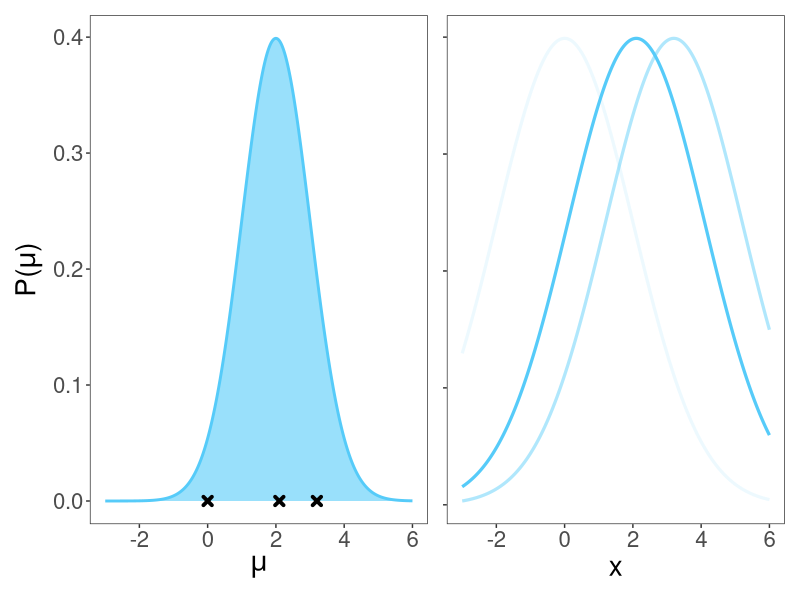
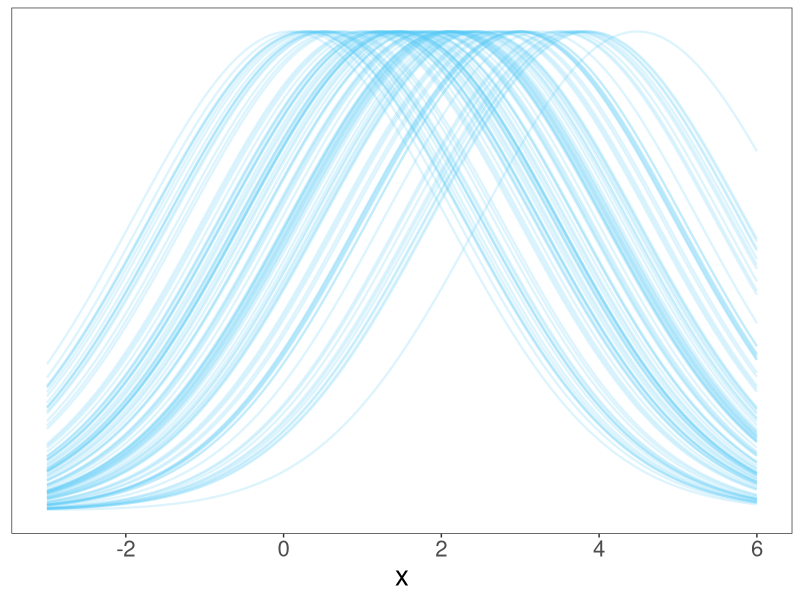
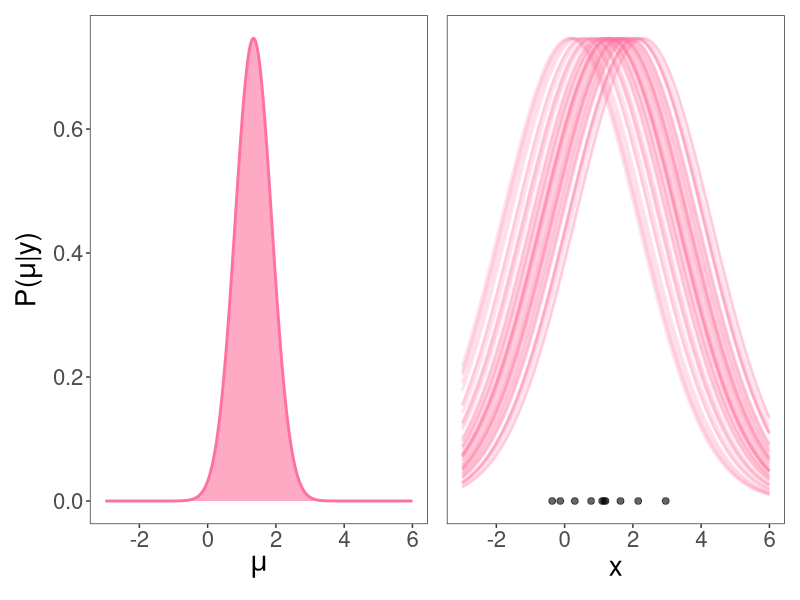
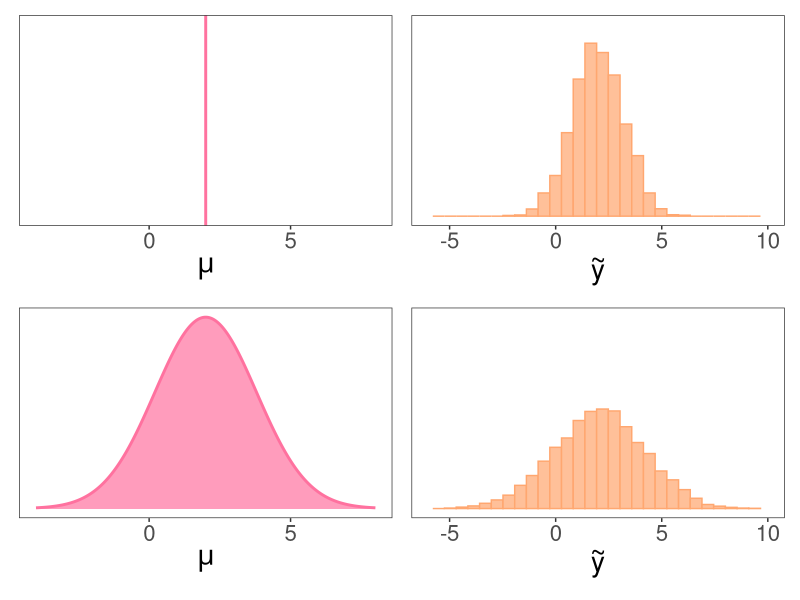
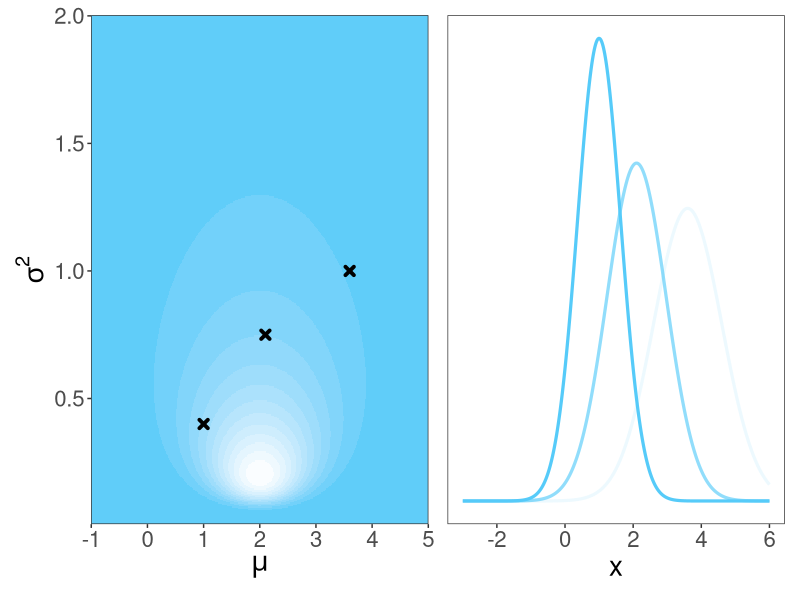
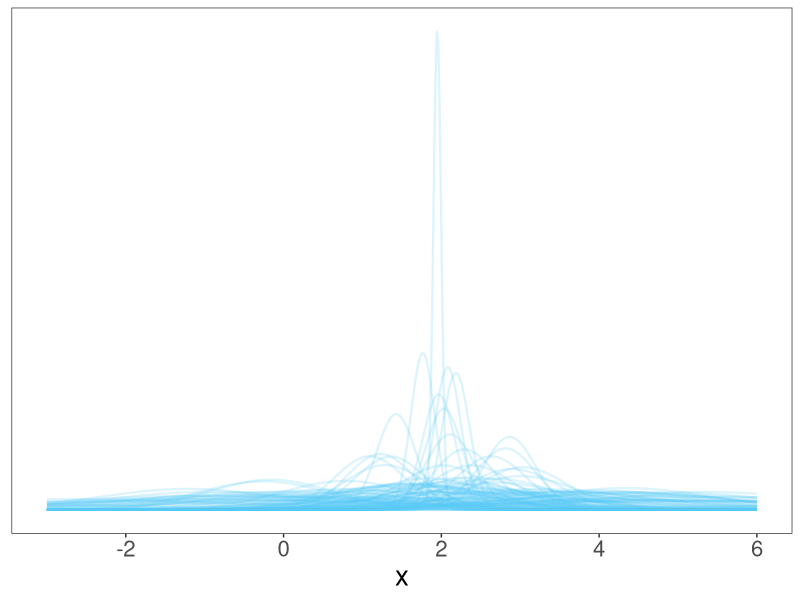
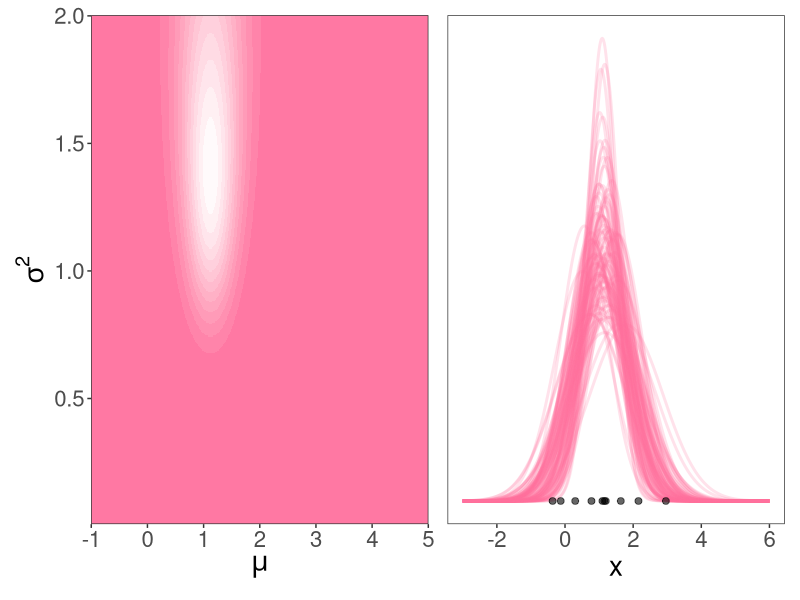

These figures' R source, in order:
## ---- chunk 1
#| echo: false
#| include: false

library(dplyr)
library(tidyr)
library(ggplot2)
library(patchwork)
library(purrr)

theme_set(
  theme_bw() +
  theme(
    legend.position = "none",
    panel.grid = element_blank(),
    #strip.background = element_rect(fill="#ade658"),
    text = element_text(size=20))
  )
## ---- chunk 2
#| echo: false
#| include: false

mu_prior <- 2
sigma_prior <- 1
muestra <- rnorm(10,1.5,1)
y_bar <- mean(muestra)
n <- length(muestra)
sigma <- 2
sigma_likelihood <- sigma/sqrt(n)

# ========== Distribución a priori ==============

posterior_posterior_mu <- (
  mu_prior * (sigma^2 / (n * sigma_prior ^ 2 + sigma ^ 2)) 
  + y_bar * (n * sigma_prior^2 / (n * sigma_prior^2 + sigma ^ 2))
)
posterior_posterior_sigma <- sqrt(sigma_prior^2 * sigma^2 / (n * sigma_prior^2 + sigma^2))

dv <- tibble(
  x = seq(-3, 6, length.out = 500), 
  prior = dnorm(x, mu_prior, sigma_prior),
  likelihood = dnorm(x, y_bar, sigma_likelihood),
  posterior_posterior = dnorm(x, posterior_posterior_mu, posterior_posterior_sigma)
) %>%
  mutate(
    prior = prior,
    likelihood = likelihood,
    posterior_posterior = posterior_posterior,
    posterior_likelihood = likelihood,
    posterior_prior = prior
  )

# posibles valores que puede tomar mu

# en la distribucion a priori
p1 <- ggplot(dv) +
  geom_line(aes(x=x,y=prior),col="#56CBF9",size=1) +
  geom_ribbon(aes(x=x,ymin=0,ymax=prior),fill = "#56CBF9", alpha=0.6) +
  xlab(expression(mu)) +
  ylab(expression("P("*mu*")")) +
  geom_point(data=tibble(x=c(0,2.1,3.2),y=c(0,0,0)),
             aes(x=x,y=y),
             inherit.aes = F,
             shape = "cross",
             stroke=2)

#en los datos
dv2 <- tibble(mu=c(0,2.1,3.2), x=list(dv$x),prob=dnorm(mu,mu_prior,sigma_prior)) %>%
  mutate(y = purrr::map(mu,~dnorm(dv$x,.x,sigma))) %>%
  unnest(cols = c(x,y))

p2 <- ggplot() +
  geom_line(data=dv2,aes(x=x,y=y,group=mu,alpha=prob),size=1.1, col = "#56CBF9") +
  theme(axis.text.y = element_blank(),
        axis.title.y = element_blank())

# posibles distribuciones a priori

p3 <- tibble(mu=rnorm(100,mu_prior,sigma_prior),
       x=list(dv$x)) %>%
  mutate(y = purrr::map(mu,~dnorm(dv$x,.x,sigma))) %>%
  unnest(cols = c(x,y)) %>%
  ggplot() +
  geom_line(aes(x=x,y=y,group=mu),col = "#56CBF9",alpha=0.2,size=0.8) +
  theme(axis.text.y = element_blank(),
        axis.ticks.y = element_blank(),
        axis.title.y = element_blank())

# ========== Distribución a posteriori ==============

# posibles distribuciones a posteriori
p4 <- tibble(mu=rnorm(50,
                mu_prior*(sigma^2/(n*sigma_prior^2+sigma^2)) + y_bar * (n*sigma_prior^2/(n*sigma_prior^2+sigma^2)),
                sqrt(sigma_prior^2*sigma^2/(n*sigma_prior^2+sigma^2))),
       x=list(dv$x)) %>%
  mutate(y = purrr::map(mu,~dnorm(dv$x,.x,sigma))) %>%
  unnest(cols = c(x,y)) %>%
  ggplot() +
  geom_line(aes(x=x,y=y,group=mu),col = "#FF729F",alpha=0.2,size=1) +
  geom_point(data = tibble(x = muestra,
                           y = 0),
             aes(x=x,y=y),
             size=2,
             alpha=0.6) +
  theme(axis.text.y = element_blank(),
        axis.ticks.y = element_blank(),
        axis.title.y = element_blank())


# posterior
p5 <- ggplot(dv) +
  geom_line(aes(x=x,y=posterior_posterior),col="#FF729F",size=1) +
  geom_ribbon(aes(x=x,ymin=0,ymax=posterior_posterior),fill = "#FF729F", alpha=0.6) +
  xlab(expression(mu)) +
  ylab(expression("P("*mu*"|y)"))
## ---- chunk 3
#| warning: false
#| echo: false
#| fig-width: 18
#| fig-height: 6
#| fig-align: center
#| cache: true
p1 + p2 
## ---- chunk 4
  #| warning: false
  #| echo: false
  #| fig-width: 7
  #| fig-height: 6
  #| fig-align: center
  #| cache: true

p3
## ---- chunk 5
  #| warning: false
  #| echo: false
  #| fig-width: 18
  #| fig-height: 6
  #| fig-align: center
  #| cache: true

p5 + p4
## ---- chunk 6
#| warning: false
#| echo: false
#| fig-width: 12
#| fig-height: 6
#| fig-align: center
#| cache: true

x <- seq(-4, 8, 0.01)
y <- dnorm(x, 2, 1.8)

dv1 <- tibble(x = rnorm(4000, mean = 2, sd = 1.2))
dv2 <- tibble(mu = rnorm(4000, 2, 1.8), x = rnorm(4000, mu, 1.2))

p1<-ggplot(dv1) +
  geom_histogram(aes(x=x),fill="#FFC099",col="#FFA770") +
  xlim(-6,10) +
  xlab(expression(tilde(y))) +
  ylim(c(0,800)) +
  theme(axis.text.y = element_blank(),
        axis.title.y = element_blank(),
        axis.ticks.y = element_blank())

p2<-ggplot(dv2) +
  geom_histogram(aes(x=x),fill="#FFC099",col="#FFA770") +
  xlim(-6,10) +
  xlab(expression(tilde(y))) +
  ylim(c(0,800)) +
  theme(axis.text.y = element_blank(),
        axis.title.y = element_blank(),
        axis.ticks.y = element_blank())

p3 <- ggplot() +
  geom_vline(xintercept = 2, color = "#FF729F", linewidth = 1) +
  xlim(c(2 - 6, 2 + 6)) +
  xlab(expression(mu))


p4 <- ggplot() +
  geom_line(data=tibble(x,y),aes(x=x,y=y),col="#FF729F",linewidth=1) +
  geom_ribbon(data=tibble(x,y),aes(x=x,ymin=0,ymax=y),fill="#FF729F",alpha=.7) +
  xlim(c(2 - 6, 2 + 6)) +
  theme(
    axis.text.y = element_blank(),
    axis.title.y = element_blank(),
    axis.ticks.y = element_blank()
  ) +
  xlab(expression(mu))

(p3 + p1) / (p4 + p2)
## ---- chunk 7
#| echo: false
#| include: false

alpha <- 1
beta <- 0.5
mean <- 2
lambda <- 0.5

dninvgamma <- function(mu, sigma2, alpha, beta, mean, lambda){
 f <- (sqrt(lambda) / sqrt(2*pi*sigma2)) * (beta^alpha/gamma(alpha)) * ((1/sigma2)^(alpha+1)) * (exp(-(2*beta + lambda * (mu - mean)^2)/(2*sigma2)))
 return(f)
}

# ========== Distribución a priori ============== 
dv <- tidyr::crossing(mu = seq(-1,5,0.005), 
                      sigma2 = seq(0.01,2,0.005)) %>%
  mutate(f = purrr::map2_dbl(mu,sigma2,~dninvgamma(.x,.y,alpha,beta,mean,lambda)))

# a priori

# posibles combinaciones de mu y sigma

p1 <- dv %>%
  ggplot() +
  geom_raster(aes(x=mu,y=sigma2,fill=f),) +
  scale_fill_steps(low = "#56CBF9", high = "white",n.breaks = 16) +
  #scale_fill_gradient(low = "#56CBF9", high = "white",) +
  scale_x_continuous(expression(mu),expand = c(0,0)) +
  scale_y_continuous(expression(sigma^2),expand = c(0,0)) +
  geom_point(data = tibble(mu = c(1,2.1,3.6),
                           sigma2 = c(0.4,0.75,1)),
             aes(x=mu,y=sigma2),
             shape = "cross",
             stroke=2)

# tres normales posibles
dv2 <- tibble(mu = c(1,2.1,3.6),
              sigma2 = c(0.4,0.75,1),
              x=list(seq(-3,6,length.out = 500)),
              prob=dninvgamma(mu,sigma2,alpha,beta,mean,lambda)) %>%
  mutate(y = purrr::map2(mu,sigma2,~dnorm(seq(-3,6,length.out = 500),.x,sqrt(.y)))) %>%
  unnest(cols = c(x,y))

p2 <- ggplot() +
  geom_line(data=dv2,aes(x=x,y=y,group=mu,alpha=prob),size=1.1, col = "#56CBF9") +
  theme(axis.text.y = element_blank(),
        axis.title.y = element_blank(),
        axis.ticks.y = element_blank())

# muchas normales posibles
sigma2 <- rgamma(100,shape = alpha, rate = beta)
mu <- rnorm(100,mean = mean, sd = sqrt(sigma2/lambda))

p3 <- tibble(sigma2,
       mu,
       x=list(seq(-3,6,length.out = 500))) %>%
  mutate(y = purrr::map2(mu,sigma2,~dnorm(seq(-3,6,length.out = 500),.x,sqrt(.y)))) %>%
  unnest(cols = c(x,y)) %>%
  ggplot() +
  geom_line(aes(x=x,y=y,group=mu),col = "#56CBF9",alpha=0.2,size=0.8) +
  theme(axis.text.y = element_blank(),
        axis.ticks.y = element_blank(),
        axis.title.y = element_blank())

#posterior
y_bar
n
nu <- lambda
alpha_p <- alpha + n/2
beta_p <- beta + 0.5+sum((muestra - y_bar)^2) + n*nu/(nu+n)*(y_bar-mean)^2/2
mean_p <- (nu*mean + n*y_bar)/(nu+n)
nu_p <- lambda + n
lambda_p <- nu_p

dv_p <- tidyr::crossing(mu = seq(-1,5,0.005), 
                      sigma2 = seq(0.01,2,0.005)) %>%
  mutate(f = purrr::map2_dbl(mu,sigma2,~dninvgamma(.x,.y,alpha_p,beta_p,mean_p,lambda_p)))

p4 <- dv_p %>%
  ggplot() +
  geom_raster(aes(x=mu,y=sigma2,fill=f)) +
  scale_fill_steps(low = "#FF729F", high = "white",n.breaks = 16) +
  scale_x_continuous(expression(mu),expand = c(0,0)) +
  scale_y_continuous(expression(sigma^2),expand = c(0,0))

sigma2 <- rgamma(100,shape = alpha_p, rate = beta_p)
mu <- rnorm(100,mean = mean_p, sd = sqrt(sigma2/lambda_p))

p5 <- tibble(sigma2,
       mu,
       x=list(seq(-3,6,length.out = 500))) %>%
  mutate(y = purrr::map2(mu,sigma2,~dnorm(seq(-3,6,length.out = 500),.x,sqrt(.y)))) %>%
  unnest(cols = c(x,y)) %>%
  ggplot() +
  geom_line(aes(x=x,y=y,group=mu),col = "#FF729F",alpha=0.2,size=1) +
  geom_point(data = tibble(x = muestra,
                           y = 0),
             aes(x=x,y=y),
             size=2,
             alpha=0.6) +
  theme(axis.text.y = element_blank(),
        axis.ticks.y = element_blank(),
        axis.title.y = element_blank())
## ---- chunk 8
  #| warning: false
  #| echo: false
  #| fig-width: 18
  #| fig-height: 6
  #| fig-align: center
  #| cache: true

p1 + p2 
## ---- chunk 9
  #| warning: false
  #| echo: false
  #| fig-width: 9
  #| fig-height: 6
  #| fig-align: center
  #| cache: true

p3
## ---- chunk 10
  #| warning: false
  #| echo: false
  #| fig-width: 18
  #| fig-height: 6
  #| fig-align: center
  #| cache: true

p4 + p5
